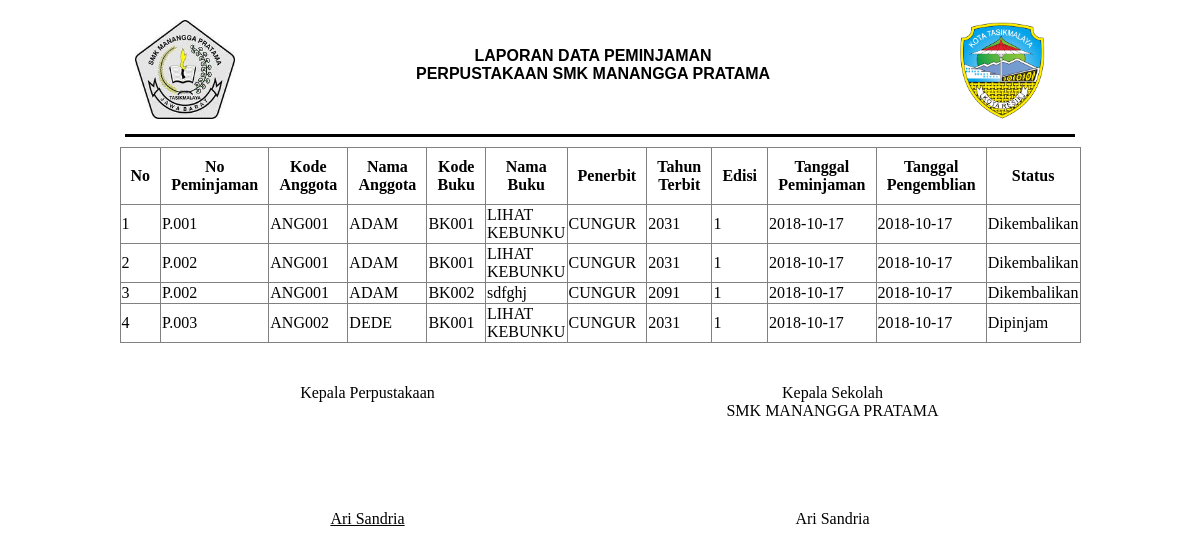
/admin/laporan/peminjaman.php, run on the app's committed database.
### tables this page shows
CREATE TABLE `tb_det_peminjaman` (
  `id_peminjaman` int(11) NOT NULL,
  `no_peminjaman` varchar(30) NOT NULL,
  `kode_anggota` varchar(30) NOT NULL,
  `kode_buku` varchar(30) NOT NULL,
  `status` varchar(30) NOT NULL
);

CREATE TABLE `tb_anggota` (
  `kode_anggota` varchar(8) NOT NULL,
  `nama_anggota` varchar(35) NOT NULL,
  `tingkat` varchar(5) NOT NULL,
  `jurusan` varchar(30) NOT NULL,
  `no_kelas` varchar(2) NOT NULL,
  `no_hp` varchar(20) NOT NULL,
  `alamat` text NOT NULL,
  `username` varchar(35) NOT NULL,
  `password` varchar(100) NOT NULL,
  `foto` varchar(50) NOT NULL
);

CREATE TABLE `tb_buku` (
  `kode_buku` varchar(35) NOT NULL,
  `isbn` varchar(100) NOT NULL,
  `judul_buku` varchar(100) NOT NULL,
  `ddc` varchar(35) NOT NULL,
  `kategori` varchar(35) NOT NULL,
  `format` varchar(35) NOT NULL,
  `pengarang` varchar(50) NOT NULL,
  `penerbit` varchar(35) NOT NULL,
  `tahun_terbit` varchar(5) NOT NULL,
  `edisi` varchar(10) NOT NULL,
  `stok` int(11) NOT NULL,
  `cover` varchar(50) NOT NULL,
  `view` int(11) NOT NULL,
  `tanggal_masuk` date NOT NULL
);

CREATE TABLE `tb_peminjaman` (
  `no_peminjaman` varchar(35) NOT NULL,
  `kode_anggota` varchar(35) NOT NULL,
  `tanggal_peminjaman` date NOT NULL,
  `tanggal_pengembalian` date NOT NULL
);

### admin/laporan/peminjaman.php (the view, shortened to what this page needs)
<!DOCTYPE html>
<html>
<head>
	<link rel="stylesheet" type="text/css" href="../css/laporan.css">
</head>
<body>
	<div class="header">
		<div class="kiri">
			<img src="../img/logo_sekolah.jpg" width="100px;">
		</div>
		<div class="center">
			<h1>LAPORAN DATA PEMINJAMAN</h1>
			<h1>PERPUSTAKAAN SMK MANANGGA PRATAMA</h1>
		</div>
		<div class="kanan">
			<img src="../img/Logo_Kota_Tasikmalaya.png" width="100px;">
		</div>
	</div>
	<div class="isi">
		<table border="1px;" width="100%">
			<tr>
				<th>No</th>
				<th>No Peminjaman</th>
				<th>Kode Anggota</th>
				<th>Nama Anggota</th>
				<th>Kode Buku</th>
				<th>Nama Buku</th>
				<th>Penerbit</th>
				<th>Tahun Terbit</th>
				<th>Edisi</th>
				<th>Tanggal Peminjaman</th>
				<th>Tanggal Pengemblian</th>
				<th>Status</th>
			</tr>
			<?php
				$i=1;
				$sql = mysql_query("SELECT * FROM tb_det_peminjaman");
				while ($data = mysql_fetch_array($sql)) {
					$sa = "SELECT * FROM tb_anggota where kode_anggota = '$data[kode_anggota]'";
					$sb = "SELECT * FROM tb_buku where kode_buku = '$data[kode_buku]'";
					$sp = "SELECT * FROM tb_peminjaman where no_peminjaman = '$data[no_peminjaman]'";
					$da = mysql_fetch_array(mysql_query($sa));
					$db = mysql_fetch_array(mysql_query($sb));
					$dp = mysql_fetch_array(mysql_query($sp));
			?>
			<tr>
				<td><?php echo $i; ?></td>
				<td><?php echo $data['no_peminjaman'];?></td>
				<td><?php echo $data['kode_anggota'];?></td>
				<td><?php echo $da['nama_anggota']?></td>
				<td><?php echo $data['kode_buku'];?></td>
				<td><?php echo $db['judul_buku'];?></td>
				<td><?php echo $db['penerbit'];?></td>
				<td><?php echo $db['tahun_terbit'];?></td>
				<td><?php echo $db['edisi'];?></td>
				<td><?php echo $dp['tanggal_peminjaman'];?></td>
				<td><?php echo $dp['tanggal_pengembalian'];?></td>
				<td><?php echo $data['status'];?></td>
			</tr>
			<?php
				$i++;
				}
			?>
		</table>
	</div>
	<div class="footer">
		<table border="0">
			<td>
			Kepala Perpustakaan<br><br><br><br><br><br><br>
			<u>Ari Sandria</u>
			</td>
			<td>
			Kepala Sekolah<br>
			SMK MANANGGA PRATAMA<br><br><br><br><br><br>
			Ari Sandria
			</td>
		</table>
	</div>
</body>
</html>

### admin/css/laporan.css (style rules this page uses)
body { background: fff; margin: 0; padding: 0; }
.header { padding: 10px; border-bottom: 3px solid; margin: 0 auto; width: 930px; margin-top: 10px; }
h1 { margin: 0; padding: 0; font-family: arial; font-weight: bold; font-size: 12pt; }
.header .kiri { float: left; }
.header .center { float: left; width: 77%; margin: 27px auto; text-align: center; }
.isi { padding: 10px; margin: 0 auto; width: 961px; }
.isi table { width: 100%; border-collapse: collapse; }
table th { padding: 10px; }
.footer { width: 930px; margin: 0 auto; padding: 10px; margin-top: 20px; }
.footer table { border-collapse: collapse; width: 100%; }
.footer table td { width: 50%; text-align: center; }

### data on the page
tb_det_peminjaman: no_peminjaman "P.001", kode_anggota "ANG001", kode_anggota.nama_anggota "ADAM", kode_buku "BK001", kode_buku.judul_buku "LIHAT KEBUNKU", kode_buku.penerbit "CUNGUR", kode_buku.tahun_terbit "2031", kode_buku.edisi "1", tb_peminjaman.tanggal_peminjaman "2018-10-17", tb_peminjaman.tanggal_pengembalian "2018-10-17", status "Dikembalikan"
tb_det_peminjaman: no_peminjaman "P.002", kode_anggota "ANG001", kode_anggota.nama_anggota "ADAM", kode_buku "BK001", kode_buku.judul_buku "LIHAT KEBUNKU", kode_buku.penerbit "CUNGUR", kode_buku.tahun_terbit "2031", kode_buku.edisi "1", tb_peminjaman.tanggal_peminjaman "2018-10-17", tb_peminjaman.tanggal_pengembalian "2018-10-17", status "Dikembalikan"
tb_det_peminjaman: no_peminjaman "P.002", kode_anggota "ANG001", kode_anggota.nama_anggota "ADAM", kode_buku "BK002", kode_buku.judul_buku "sdfghj", kode_buku.penerbit "CUNGUR", kode_buku.tahun_terbit "2091", kode_buku.edisi "1", tb_peminjaman.tanggal_peminjaman "2018-10-17", tb_peminjaman.tanggal_pengembalian "2018-10-17", status "Dikembalikan"
tb_det_peminjaman: no_peminjaman "P.003", kode_anggota "ANG002", kode_anggota.nama_anggota "DEDE", kode_buku "BK001", kode_buku.judul_buku "LIHAT KEBUNKU", kode_buku.penerbit "CUNGUR", kode_buku.tahun_terbit "2031", kode_buku.edisi "1", tb_peminjaman.tanggal_peminjaman "2018-10-17", tb_peminjaman.tanggal_pengembalian "2018-10-17", status "Dipinjam"
